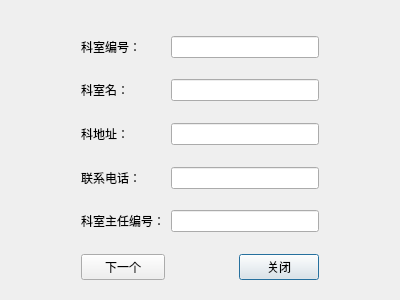
<?xml version="1.0" encoding="UTF-8"?>
<ui version="4.0">
 <class>DIOffice</class>
 <widget class="QDialog" name="DIOffice">
  <property name="geometry">
   <rect>
    <x>0</x>
    <y>0</y>
    <width>400</width>
    <height>300</height>
   </rect>
  </property>
  <property name="windowTitle">
   <string>Dialog</string>
  </property>
  <layout class="QVBoxLayout" name="verticalLayout_2">
   <item>
    <widget class="QWidget" name="widget" native="true">
     <layout class="QVBoxLayout" name="verticalLayout">
      <item>
       <layout class="QGridLayout" name="gridLayout">
        <item row="2" column="3">
         <spacer name="verticalSpacer_2">
          <property name="orientation">
           <enum>Qt::Vertical</enum>
          </property>
          <property name="sizeHint" stdset="0">
           <size>
            <width>20</width>
            <height>40</height>
           </size>
          </property>
         </spacer>
        </item>
        <item row="0" column="3">
         <spacer name="verticalSpacer">
          <property name="orientation">
           <enum>Qt::Vertical</enum>
          </property>
          <property name="sizeHint" stdset="0">
           <size>
            <width>20</width>
            <height>40</height>
           </size>
          </property>
         </spacer>
        </item>
        <item row="1" column="4">
         <spacer name="horizontalSpacer_2">
          <property name="orientation">
           <enum>Qt::Horizontal</enum>
          </property>
          <property name="sizeHint" stdset="0">
           <size>
            <width>40</width>
            <height>20</height>
           </size>
          </property>
         </spacer>
        </item>
        <item row="1" column="0">
         <spacer name="horizontalSpacer">
          <property name="orientation">
           <enum>Qt::Horizontal</enum>
          </property>
          <property name="sizeHint" stdset="0">
           <size>
            <width>40</width>
            <height>20</height>
           </size>
          </property>
         </spacer>
        </item>
        <item row="4" column="3">
         <spacer name="verticalSpacer_3">
          <property name="orientation">
           <enum>Qt::Vertical</enum>
          </property>
          <property name="sizeHint" stdset="0">
           <size>
            <width>20</width>
            <height>40</height>
           </size>
          </property>
         </spacer>
        </item>
        <item row="6" column="3">
         <spacer name="verticalSpacer_4">
          <property name="orientation">
           <enum>Qt::Vertical</enum>
          </property>
          <property name="sizeHint" stdset="0">
           <size>
            <width>20</width>
            <height>40</height>
           </size>
          </property>
         </spacer>
        </item>
        <item row="1" column="1">
         <widget class="QLabel" name="label">
          <property name="text">
           <string>科室编号：</string>
          </property>
         </widget>
        </item>
        <item row="3" column="1">
         <widget class="QLabel" name="label_2">
          <property name="text">
           <string>科室名：</string>
          </property>
         </widget>
        </item>
        <item row="5" column="1">
         <widget class="QLabel" name="label_3">
          <property name="text">
           <string>科地址：</string>
          </property>
         </widget>
        </item>
        <item row="7" column="1">
         <widget class="QLabel" name="label_4">
          <property name="text">
           <string>联系电话：</string>
          </property>
         </widget>
        </item>
        <item row="9" column="1">
         <widget class="QLabel" name="label_5">
          <property name="text">
           <string>科室主任编号：</string>
          </property>
         </widget>
        </item>
        <item row="11" column="3">
         <widget class="QPushButton" name="btnIClose">
          <property name="text">
           <string>关闭</string>
          </property>
         </widget>
        </item>
        <item row="11" column="1">
         <widget class="QPushButton" name="btnIOffice">
          <property name="text">
           <string>下一个</string>
          </property>
         </widget>
        </item>
        <item row="8" column="3">
         <spacer name="verticalSpacer_5">
          <property name="orientation">
           <enum>Qt::Vertical</enum>
          </property>
          <property name="sizeHint" stdset="0">
           <size>
            <width>20</width>
            <height>40</height>
           </size>
          </property>
         </spacer>
        </item>
        <item row="10" column="3">
         <spacer name="verticalSpacer_6">
          <property name="orientation">
           <enum>Qt::Vertical</enum>
          </property>
          <property name="sizeHint" stdset="0">
           <size>
            <width>20</width>
            <height>40</height>
           </size>
          </property>
         </spacer>
        </item>
        <item row="11" column="2">
         <spacer name="horizontalSpacer_3">
          <property name="orientation">
           <enum>Qt::Horizontal</enum>
          </property>
          <property name="sizeHint" stdset="0">
           <size>
            <width>40</width>
            <height>20</height>
           </size>
          </property>
         </spacer>
        </item>
        <item row="9" column="2" colspan="2">
         <widget class="QLineEdit" name="leIodno"/>
        </item>
        <item row="7" column="2" colspan="2">
         <widget class="QLineEdit" name="leIotel"/>
        </item>
        <item row="5" column="2" colspan="2">
         <widget class="QLineEdit" name="leIoadd"/>
        </item>
        <item row="3" column="2" colspan="2">
         <widget class="QLineEdit" name="leIoname"/>
        </item>
        <item row="1" column="2" colspan="2">
         <widget class="QLineEdit" name="leIono"/>
        </item>
       </layout>
      </item>
     </layout>
    </widget>
   </item>
  </layout>
 </widget>
 <tabstops>
  <tabstop>leIono</tabstop>
  <tabstop>leIoname</tabstop>
  <tabstop>leIoadd</tabstop>
  <tabstop>leIotel</tabstop>
  <tabstop>leIodno</tabstop>
  <tabstop>btnIOffice</tabstop>
  <tabstop>btnIClose</tabstop>
 </tabstops>
 <resources/>
 <connections/>
</ui>
